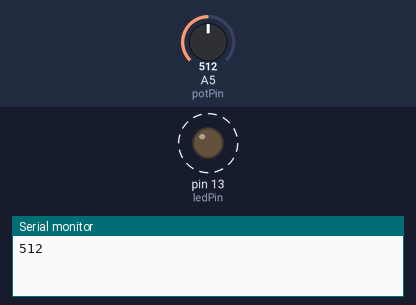
Bench run of a sketch on a simulated Arduino Uno, built with avr-gcc and run on an emulated ATmega328P. Parts: output pins drawn as LEDs (lit = HIGH), the last lines printed to the serial monitor. Dashed ring = blinking. The test bench sets the inputs (shaded band); at power-on: A5 (potPin) = 512.

Above: at 1.8 s.
1.9 s: A5 (potPin) set to 306
At 2.2 s:
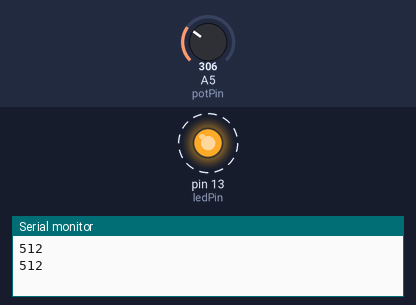
5.4 s: A5 (potPin) set to 122
At 5.56 s:
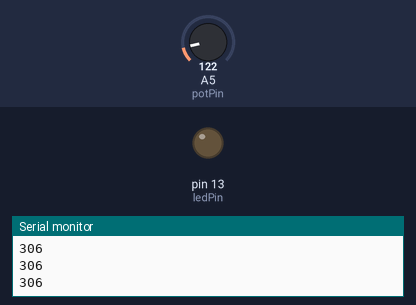
Timing chart, 0 to 14.9 s (numbered marks = the images above; inputs shaded):
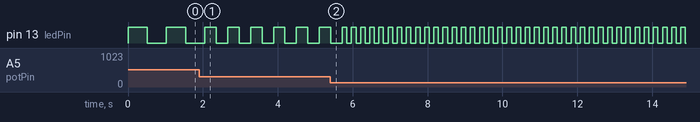

The sketch:

Lab2Ex3.ino
```cpp
const int ledPin = 13; // variable for LED output pin
const int potPin = A5; // variable for potentiometer analog input pin
int val = 0; // variable to store value of potentiometer

void setup() {
	pinMode(ledPin, OUTPUT);
 	Serial.begin(9600); // set the 9600 bits per second for serial data transmission
}

void loop() {
 	val = analogRead(potPin); // read the voltage on the potentiometer

  	// turn on and off the LED for the blink rate in milliseconds of potentiometer value
	digitalWrite(ledPin, HIGH);
	delay(val);
	digitalWrite(ledPin, LOW);
	delay(val);
  	// print the readind of potentiometer to the serial window
	Serial.println(val);
}
```

Measured:
- after the input at 1.9 s, pin 13 (ledPin): alternates HIGH for 0.31 s and LOW for 0.31 s, starting after 0.46 s
- by itself, pin 13 (ledPin): alternates HIGH for 0.51 s and LOW for 0.51 s
